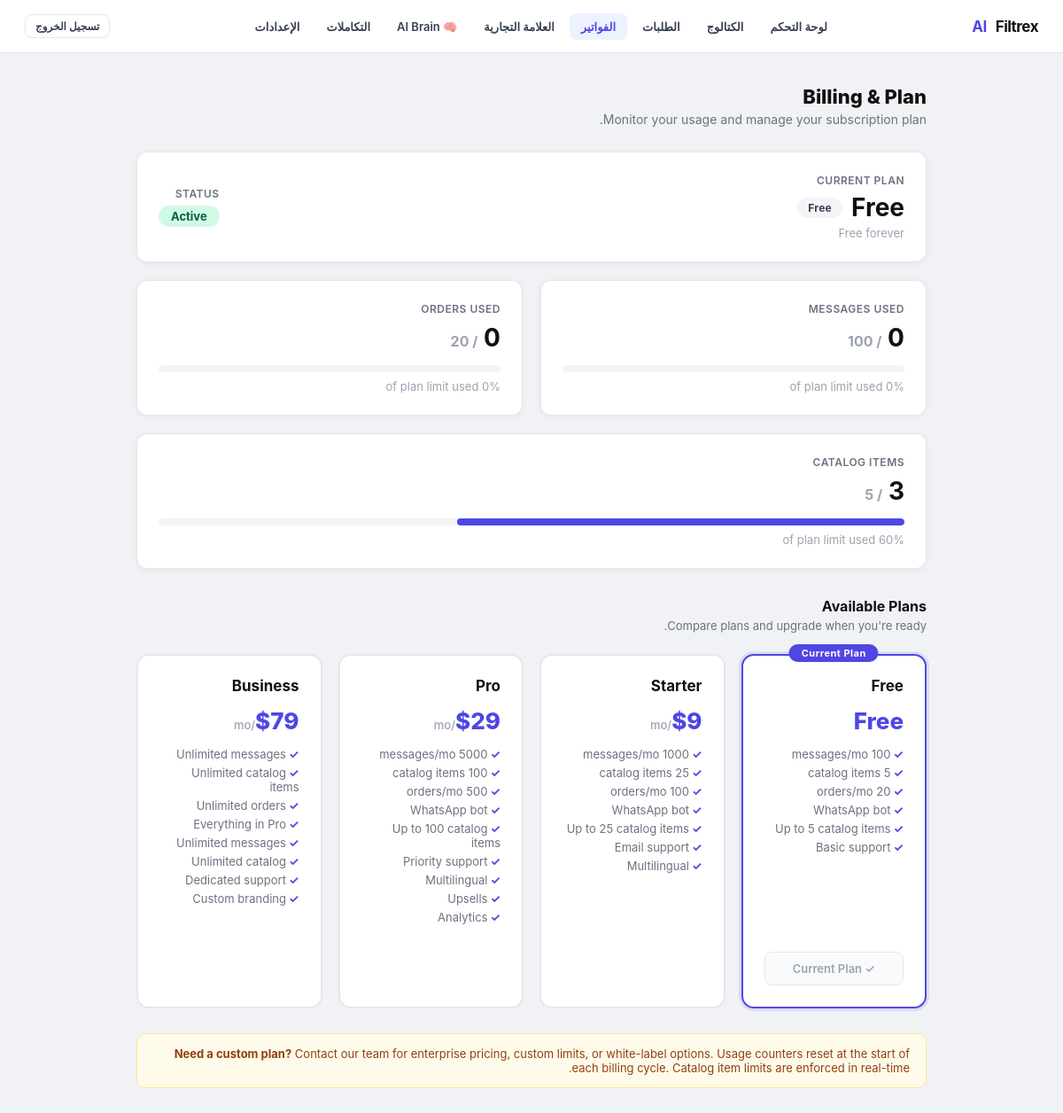
The page /admin/billing (signed in) on the database as committed earlier.
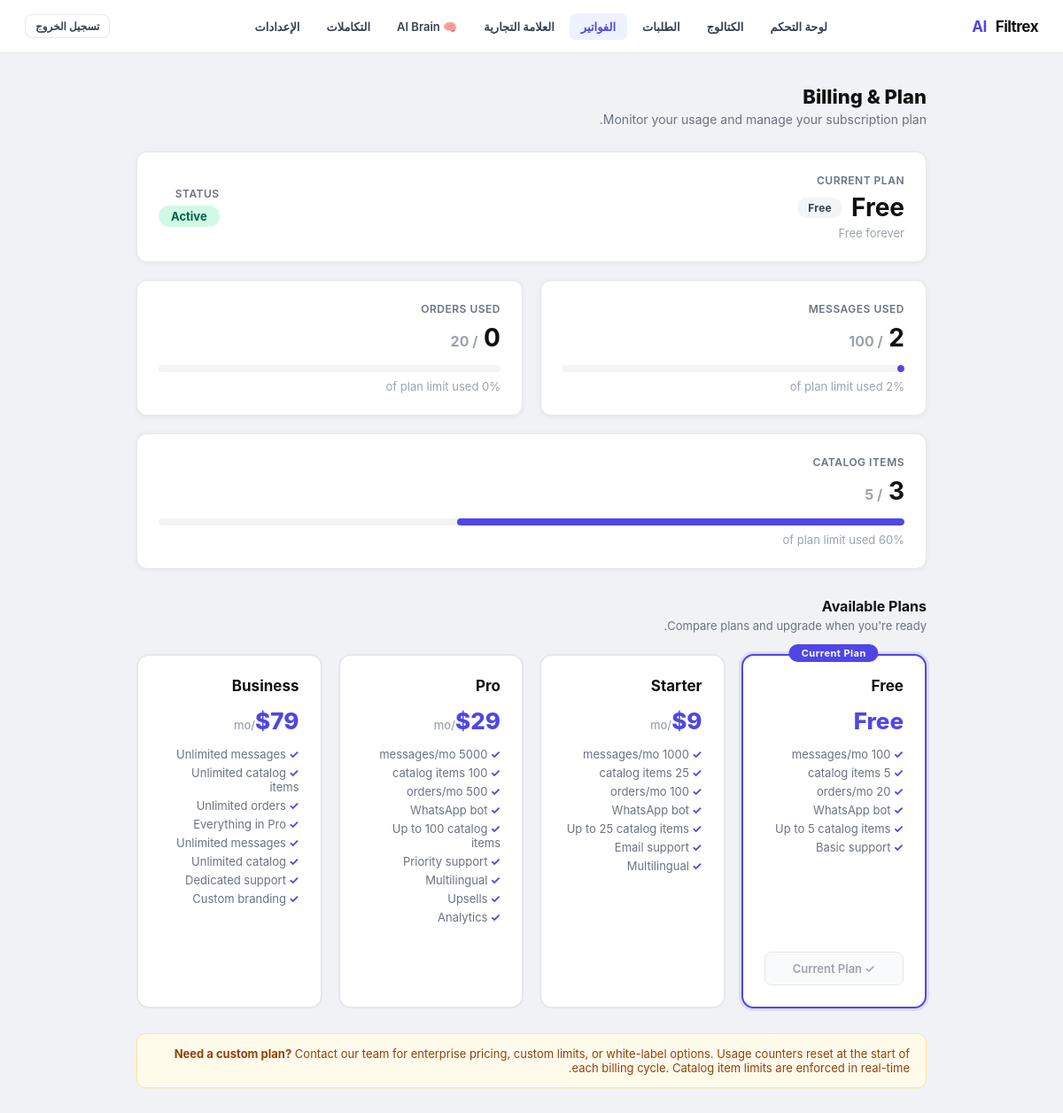
The same page on the database as committed later.
### tables this page shows
CREATE TABLE clients (
                id                INTEGER PRIMARY KEY AUTOINCREMENT,
                name              TEXT NOT NULL,
                business_type     TEXT DEFAULT 'clinic',
                default_language  TEXT DEFAULT 'ar',
                currency          TEXT DEFAULT 'MAD',
                timezone          TEXT DEFAULT 'Africa/Casablanca',
                admin_whatsapp    TEXT,
                ultramsg_instance TEXT,
                ultramsg_token    TEXT,
                is_active         INTEGER DEFAULT 1,
                created_at        TEXT DEFAULT (datetime('now'))
            , whatsapp_connected INTEGER DEFAULT 0, onboarding_step INTEGER DEFAULT 0, referral_code   TEXT, referred_by     INTEGER, referral_count  INTEGER DEFAULT 0, brand_name          TEXT, logo_url            TEXT, primary_color       TEXT DEFAULT '#4f46e5', custom_domain       TEXT, white_label_enabled INTEGER DEFAULT 0, business_whatsapp_number TEXT, whatsapp_connection_status TEXT DEFAULT 'not_connected', whatsapp_provider TEXT DEFAULT 'ultramsg', plan TEXT DEFAULT 'free', subscription_id TEXT, subscription_status TEXT DEFAULT 'inactive', is_trial          INTEGER DEFAULT 0, trial_started_at  TEXT, trial_ends_at     TEXT, affiliate_enabled  INTEGER DEFAULT 1, affiliate_code     TEXT, affiliate_earnings REAL    DEFAULT 0.0, affiliate_rate     REAL    DEFAULT 0.20, assistant_tone        TEXT DEFAULT 'friendly', assistant_goal        TEXT DEFAULT 'book_appointments', business_description  TEXT DEFAULT '', policies              TEXT DEFAULT '', fallback_message      TEXT DEFAULT '', trial_reminder_day  INTEGER DEFAULT 0);

CREATE TABLE subscription_plans (
                id                 INTEGER PRIMARY KEY AUTOINCREMENT,
                name               TEXT NOT NULL,
                price_monthly      REAL NOT NULL DEFAULT 0,
                max_messages       INTEGER NOT NULL DEFAULT 100,
                max_catalog_items  INTEGER NOT NULL DEFAULT 5,
                max_orders         INTEGER NOT NULL DEFAULT 20,
                features_json      TEXT DEFAULT '[]',
                is_active          INTEGER DEFAULT 1
            );

CREATE TABLE client_subscriptions (
                id             INTEGER PRIMARY KEY AUTOINCREMENT,
                client_id      INTEGER NOT NULL,
                plan_id        INTEGER NOT NULL,
                status         TEXT NOT NULL DEFAULT 'active',
                started_at     TEXT DEFAULT CURRENT_TIMESTAMP,
                expires_at     TEXT,
                messages_used  INTEGER DEFAULT 0,
                orders_used    INTEGER DEFAULT 0
            , bonus_messages INTEGER DEFAULT 0, paypal_subscription_id TEXT);

### app.py (the view)
@app.route("/admin/billing")
def admin_billing():
    guard = _admin_guard()
    if guard:
        return guard
    cid = _session_client_id()
    sub = get_client_subscription(cid)
    con = get_db_connection()
    try:
        catalog_count = con.execute(
            "SELECT COUNT(*) FROM catalogs WHERE client_id=?", (cid,)
        ).fetchone()[0]
        all_plans = con.execute(
            "SELECT * FROM subscription_plans WHERE is_active=1 ORDER BY price_monthly ASC"
        ).fetchall()
    finally:
        con.close()
    plans_list = []
    for p in all_plans:
        pd = dict(p)
        try:
            pd["features"] = json.loads(pd.get("features_json") or "[]")
        except Exception:
            pd["features"] = []
        plans_list.append(pd)
    _plan_display = sub.get("plan_name") if sub else "none"
    print(f"[BILLING_PLAN] admin_billing client={cid} plan={_plan_display!r}")
    return render_template(
        "admin/billing.html",
        sub=sub,
        catalog_count=catalog_count,
        all_plans=plans_list,
        active="billing"
    )

### templates/admin/billing.html (shortened to what this page needs)
{% extends "admin/layout.html" %}
{% block content %}
<div class="billing-wrap">
  <div class="billing-hero">
    <h1>Billing &amp; Plan</h1>
    <p>Monitor your usage and manage your subscription plan.</p>
  </div>
  {% if sub %}
    {% set pct_msg = ((sub.messages_used / sub.max_messages * 100) | int) if sub.max_messages > 0 else 0 %}
    {% set pct_ord = ((sub.orders_used   / sub.max_orders   * 100) | int) if sub.max_orders   > 0 else 0 %}
    {% set pct_cat = ((catalog_count     / sub.max_catalog_items * 100) | int) if sub.max_catalog_items > 0 else 0 %}
    <div class="billing-grid">
      <div class="stat-card" style="grid-column:1/-1">
        <div style="display:flex; align-items:center; justify-content:space-between; flex-wrap:wrap; gap:12px;">
          <div>
            <div class="stat-label">Current Plan</div>
            <div style="display:flex; align-items:center; gap:10px; margin-top:6px;">
              <span class="stat-value">{{ sub.plan_name }}</span>
              <span class="plan-badge badge-{{ sub.plan_name | lower }}">{{ sub.plan_name }}</span>
            </div>
            <div class="stat-sub" style="margin-top:4px;">
              {% if sub.price_monthly == 0 %}Free forever
              {% else %}${{ sub.price_monthly }}/month{% endif %}
            </div>
          </div>
          <div style="text-align:right;">
            <div class="stat-label">Status</div>
            <span style="display:inline-block; margin-top:6px; padding:4px 14px;
              border-radius:999px; font-size:13px; font-weight:700;
              background:{% if sub.status=='active' %}#d1fae5{% else %}#fee2e2{% endif %};
              color:{% if sub.status=='active' %}#065f46{% else %}#991b1b{% endif %};">
              {{ sub.status | title }}
            </span>
          </div>
        </div>
      </div>
      <div class="stat-card">
        <div class="stat-label">Messages Used</div>
        {% if sub.max_messages == -1 %}
          <div class="stat-value">{{ sub.messages_used }}</div>
          <div class="stat-sub">Unlimited</div>
        {% else %}
          <div class="stat-value">{{ sub.messages_used }} <span style="font-size:16px;color:#9ca3af;">/ {{ sub.max_messages }}</span></div>
          <div class="progress-bar-wrap">
            <div class="progress-bar {% if pct_msg >= 90 %}over{% elif pct_msg >= 70 %}warn{% endif %}"
                 style="width:{{ [pct_msg, 100] | min }}%"></div>
          </div>
          <div class="stat-sub">{{ pct_msg }}% of plan limit used</div>
        {% endif %}
      </div>
      <div class="stat-card">
        <div class="stat-label">Orders Used</div>
        {% if sub.max_orders == -1 %}
          <div class="stat-value">{{ sub.orders_used }}</div>
          <div class="stat-sub">Unlimited</div>
        {% else %}
          <div class="stat-value">{{ sub.orders_used }} <span style="font-size:16px;color:#9ca3af;">/ {{ sub.max_orders }}</span></div>
          <div class="progress-bar-wrap">
          </div>
          <div class="stat-sub">{{ pct_ord }}% of plan limit used</div>
        {% endif %}
      </div>
      <div class="stat-card" style="grid-column:1/-1">
        <div class="stat-label">Catalog Items</div>
        {% if sub.max_catalog_items == -1 %}
          <div class="stat-value">{{ catalog_count }}</div>
          <div class="stat-sub">Unlimited</div>
        {% else %}
          <div class="stat-value">{{ catalog_count }} <span style="font-size:16px;color:#9ca3af;">/ {{ sub.max_catalog_items }}</span></div>
          <div class="progress-bar-wrap">
            <div class="progress-bar {% if pct_cat >= 90 %}over{% elif pct_cat >= 70 %}warn{% endif %}"
                 style="width:{{ [pct_cat, 100] | min }}%"></div>
          </div>
          <div class="stat-sub">{{ pct_cat }}% of plan limit used</div>
        {% endif %}
      </div>
    </div>
  {% else %}
    <div class="info-note" style="margin-bottom:28px;">No active subscription found. Contact support.</div>
  {% endif %}
  <div class="section-title">Available Plans</div>
  <div class="section-sub">Compare plans and upgrade when you're ready.</div>
  <div class="plans-grid">
    {% for plan in all_plans %}
      {% set plan_slug  = plan.name | lower %}
      {% set is_current = sub and sub.plan_id == plan.id %}
      <div class="plan-card {% if is_current %}current{% endif %}">
        {% if is_current %}<div class="plan-card-current-label">Current Plan</div>{% endif %}
        <div class="plan-card-name">{{ plan.name }}</div>
        <div class="plan-card-price">
          {% if plan.price_monthly == 0 %}Free
          {% else %}${{ plan.price_monthly | int }}<span>/mo</span>{% endif %}
        </div>
        <div class="plan-card-limits">
          <ul>
            <li>{% if plan.max_messages == -1 %}Unlimited messages{% else %}{{ plan.max_messages | int }} messages/mo{% endif %}</li>
            <li>{% if plan.max_catalog_items == -1 %}Unlimited catalog items{% else %}{{ plan.max_catalog_items | int }} catalog items{% endif %}</li>
            <li>{% if plan.max_orders == -1 %}Unlimited orders{% else %}{{ plan.max_orders | int }} orders/mo{% endif %}</li>
            {% for feat in plan.features %}
            <li>{{ feat }}</li>
            {% endfor %}
          </ul>
        </div>
        {% if is_current %}
          <div class="btn-current-plan">✓ Current Plan</div>
        {% elif plan_slug == 'free' %}
          <div class="btn-current-plan" style="color:#d1d5db;">Free Tier</div>
        {% else %}
          <div class="paypal-btn-wrap">
            <div id="paypal-button-{{ plan_slug }}"></div>
          </div>
        {% endif %}
      </div>
    {% endfor %}
  </div>
  <div class="info-note" style="margin-top:28px;">
    <strong>Need a custom plan?</strong> Contact our team for enterprise pricing, custom limits, or white-label options.
    Usage counters reset at the start of each billing cycle.
    Catalog item limits are enforced in real-time.
  </div>
</div>
{% endblock %}

### templates/admin/layout.html (shortened to what this page needs)
<!DOCTYPE html>
<html lang="{{ lang }}" dir="{{ 'rtl' if lang == 'ar' else 'ltr' }}">
<head>
</head>
<body>
<nav class="nav">
  <div class="nav-brand">
    {% if branding.logo_url %}
      <img src="{{ branding.logo_url }}" alt="{{ branding.brand_name }}"
           style="height:32px;width:auto;object-fit:contain;border-radius:4px;" />
    {% else %}
      {% set _parts = branding.brand_name.split() %}
      {% if _parts|length >= 2 %}
        {{ _parts[:-1]|join(' ') }} <span>{{ _parts[-1] }}</span>
      {% else %}
        <span>{{ branding.brand_name }}</span>
      {% endif %}
    {% endif %}
  </div>
  <div class="nav-links">
    <a href="/admin/dashboard" class="nav-link {% if active=='dashboard' %}active{% endif %}">{{ t("nav_dashboard", lang) }}</a>
    <a href="/admin/catalog" class="nav-link {% if active=='catalog' %}active{% endif %}">{{ t("nav_catalog", lang) }}</a>
    <a href="/admin/orders" class="nav-link {% if active=='orders' %}active{% endif %}">{{ t("nav_orders", lang) }}</a>
    <a href="/admin/billing" class="nav-link {% if active=='billing' %}active{% endif %}">{{ t("nav_billing", lang) }}</a>
    <a href="/admin/branding" class="nav-link {% if active=='branding' %}active{% endif %}">{{ t("nav_branding", lang) }}</a>
    <a href="/admin/ai-brain" class="nav-link {% if active=='ai-brain' %}active{% endif %}">🧠 AI Brain</a>
    <a href="/admin/integrations" class="nav-link {% if active=='integrations' %}active{% endif %}">{{ t("nav_integrations", lang) }}</a>
    <a href="/admin/settings" class="nav-link {% if active=='settings' %}active{% endif %}">{{ t("nav_settings", lang) }}</a>
  </div>
  <div class="nav-right">
    <a href="/logout" class="btn btn-ghost btn-sm">{{ t("nav_logout", lang) }}</a>
  </div>
</nav>
<div class="shell">
  {% block content %}{% endblock %}
</div>
</body>
</html>

Rows that differ between the two databases and show on the page:
changed client_subscriptions "Active": messages_used (not shown) → "2"
Other text that changed with them:
{{ pct_msg }}: "0" → "2"
